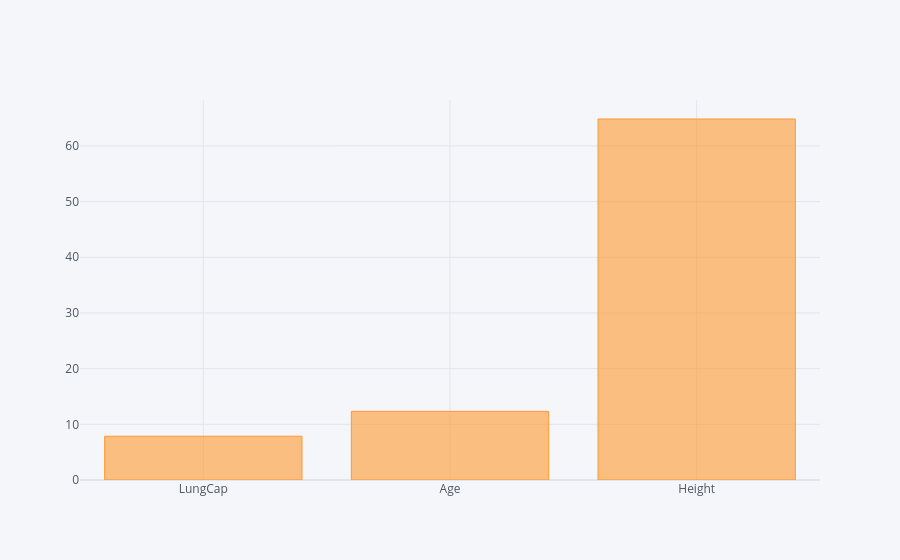

Notebook cell for this chart:
### Code cell
df1 = df.select_dtypes(exclude = 'object')

df1.mean().iplot(kind = 'bar',mode = 'markers')

### Figure 1 — Plotly figure (JSON) as saved in the notebook; plotly's stock layout.template omitted (floating-point values rounded to 4 significant figures)
{"data": [{"marker": {"color": "rgba(255, 153, 51, 0.6)", "line": {"color": "rgba(255, 153, 51, 1.0)", "width": 1}}, "name": "None", "orientation": "v", "text": "", "type": "bar", "x": ["LungCap", "Age", "Height"], "y": [7.863, 12.33, 64.84]}], "layout": {"legend": {"bgcolor": "#F5F6F9", "font": {"color": "#4D5663"}}, "paper_bgcolor": "#F5F6F9", "plot_bgcolor": "#F5F6F9", "title": {"font": {"color": "#4D5663"}}, "xaxis": {"gridcolor": "#E1E5ED", "showgrid": true, "tickfont": {"color": "#4D5663"}, "title": {"font": {"color": "#4D5663"}, "text": ""}, "zerolinecolor": "#E1E5ED"}, "yaxis": {"gridcolor": "#E1E5ED", "showgrid": true, "tickfont": {"color": "#4D5663"}, "title": {"font": {"color": "#4D5663"}, "text": ""}, "zerolinecolor": "#E1E5ED"}}}
